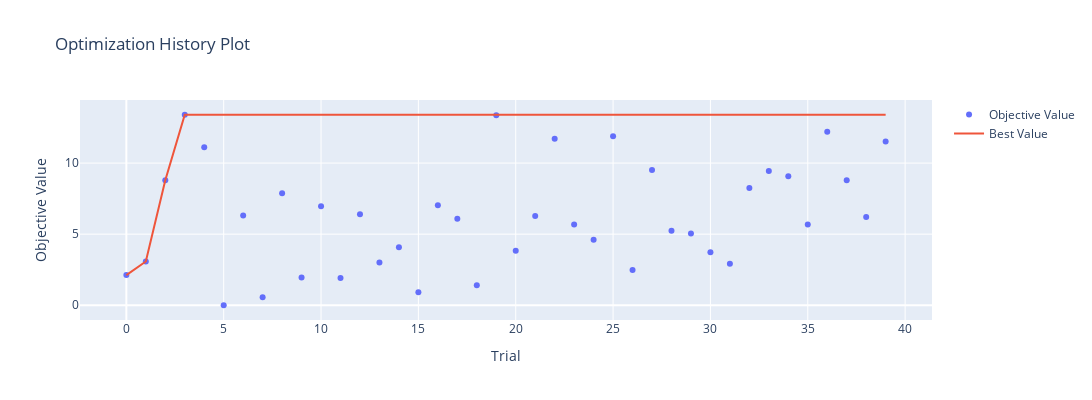

Notebook cell for this chart:
### Code cell
fig = optuna.visualization.plot_optimization_history(study)
fig.update_layout(height=400, width=1200)
fig.show()

### Figure 1 — Plotly figure (JSON) as saved in the notebook; plotly's stock layout.template omitted (floating-point values rounded to 4 significant figures)
{"data": [{"mode": "markers", "name": "Objective Value", "type": "scatter", "x": [0, 1, 2, 3, 4, 5, 6, 7, 8, 9, 10, 11, 12, 13, 14, 15, 16, 17, 18, 19, 20, 21, 22, 23, 24, 25, 26, 27, 28, 29, 30, 31, 32, 33, 34, 35, 36, 37, 38, 39], "y": [2.12, 3.08, 8.8, 13.4, 11.12, 0, 6.32, 0.56, 7.88, 1.96, 6.96, 1.92, 6.4, 3, 4.08, 0.92, 7.04, 6.08, 1.4, 13.36, 3.84, 6.28, 11.72, 5.68, 4.6, 11.88, 2.48, 9.52, 5.24, 5.04, 3.72, 2.92, 8.24, 9.44, 9.08, 5.68, 12.2, 8.8, 6.2, 11.52]}, {"mode": "lines", "name": "Best Value", "type": "scatter", "x": [0, 1, 2, 3, 4, 5, 6, 7, 8, 9, 10, 11, 12, 13, 14, 15, 16, 17, 18, 19, 20, 21, 22, 23, 24, 25, 26, 27, 28, 29, 30, 31, 32, 33, 34, 35, 36, 37, 38, 39], "y": [2.12, 3.08, 8.8, 13.4, 13.4, 13.4, 13.4, 13.4, 13.4, 13.4, 13.4, 13.4, 13.4, 13.4, 13.4, 13.4, 13.4, 13.4, 13.4, 13.4, 13.4, 13.4, 13.4, 13.4, 13.4, 13.4, 13.4, 13.4, 13.4, 13.4, 13.4, 13.4, 13.4, 13.4, 13.4, 13.4, 13.4, 13.4, 13.4, 13.4]}, {"marker": {"color": "#cccccc"}, "mode": "markers", "name": "Infeasible Trial", "showlegend": false, "type": "scatter", "x": [], "y": []}], "layout": {"height": 400, "title": {"text": "Optimization History Plot"}, "width": 1200, "xaxis": {"autorange": true, "range": [-2.359, 41.36], "title": {"text": "Trial"}, "type": "linear"}, "yaxis": {"autorange": true, "range": [-1.038, 14.44], "title": {"text": "Objective Value"}, "type": "linear"}}}
